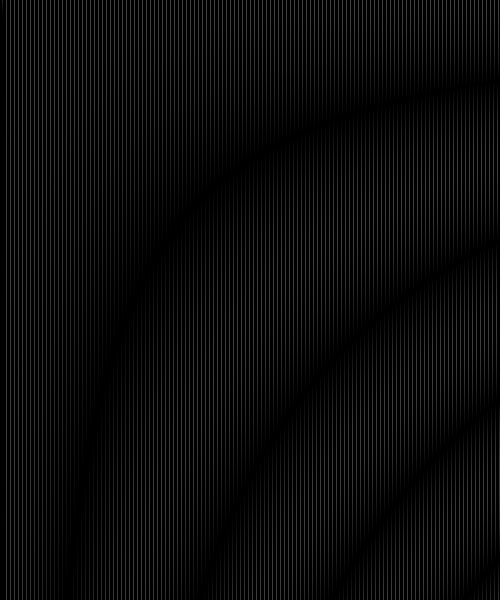
Frame 1 (no input)
Frame 60 (the mouse pressed at the canvas centre just before this capture): identical to frame 1, image omitted
Frame 120 (the mouse held since frame 60 and released just before this capture): identical to frame 1, image omitted

The Processing sketch that drew this single still picture (run headless with seeded random() and noise(); from frame 60 on, the mouse is pressed at the canvas centre):

// Processing sketch: processing_129367
// ── processing_129367.pde

void setup(){
  size(500,600);
}
void draw(){
  background(255);
float x=0;
while(x<900){
  strokeWeight(4);
  line(x,0,0,80000);
  x=x+4;
//4.5
}
float y=0;
while(y<500){
  stroke(0);
  strokeWeight(4);
  line(0,y,0,80000);
  y=y+5;
}

}
